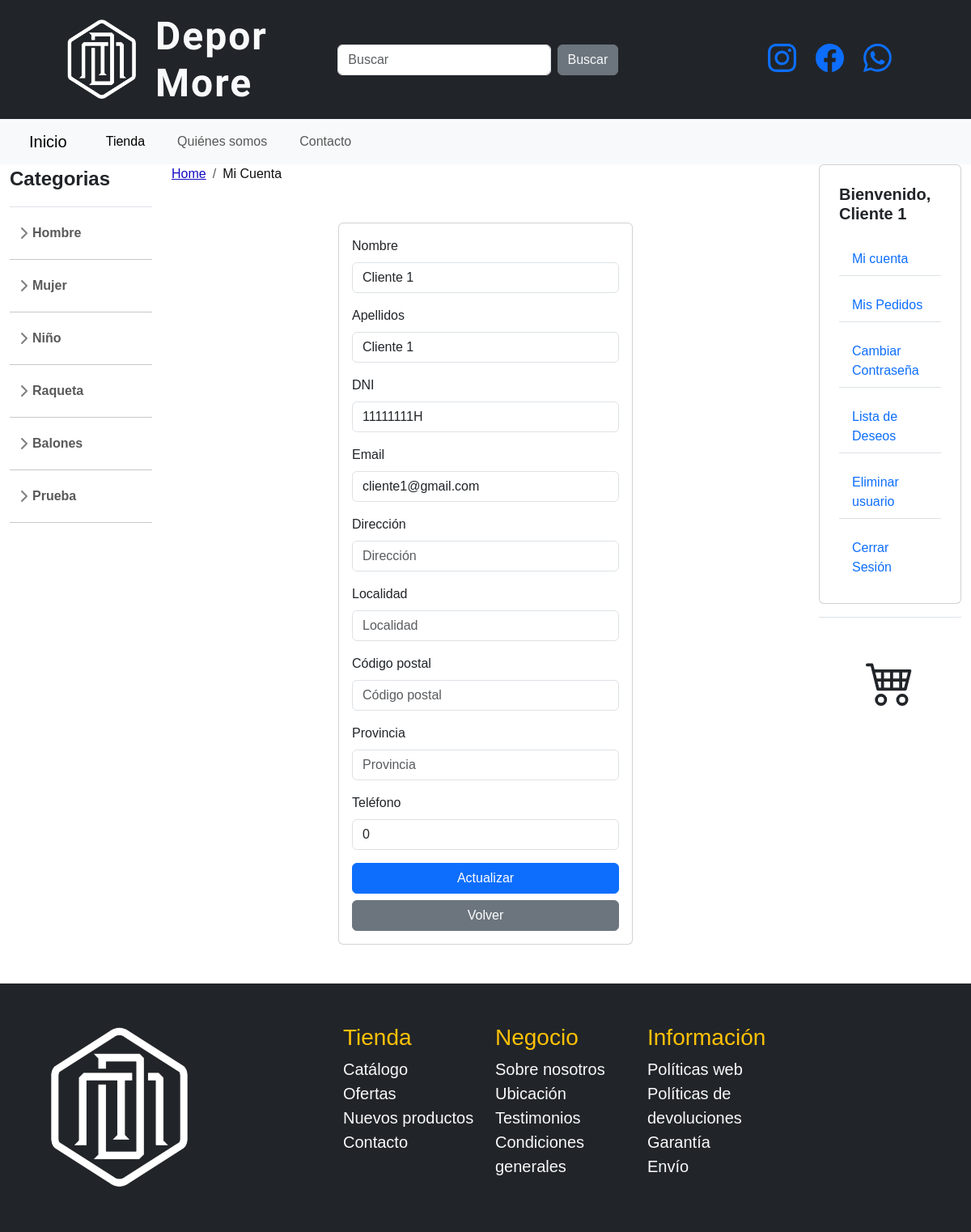
Before: /index.php?page=miCuenta (signed in) with the older database file.
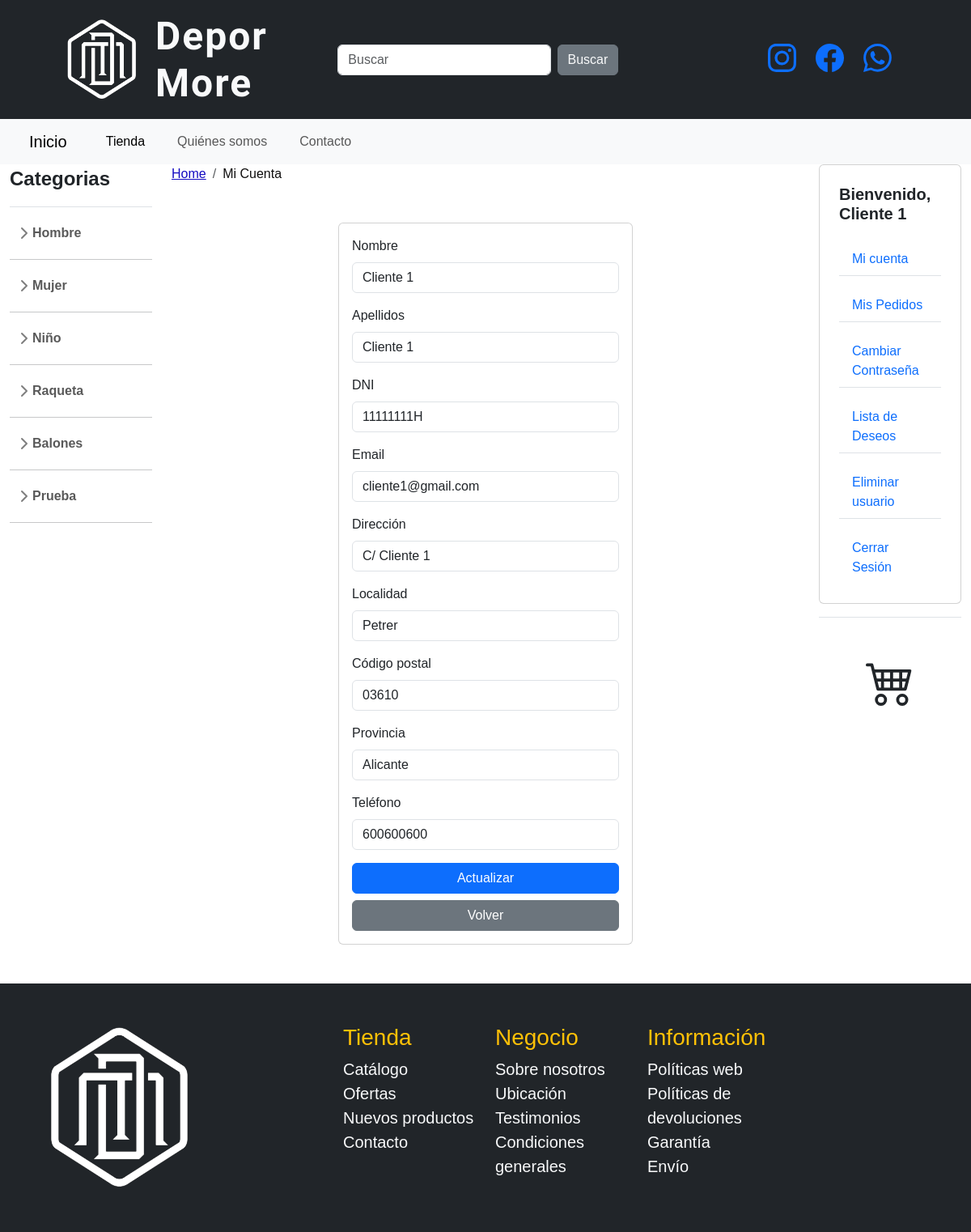
After: the same page with the newer database file.
### tables this page shows
CREATE TABLE `categorias` (
  `id_cat` int(11) NOT NULL,
  `cod_cat` varchar(5) NOT NULL,
  `nom_cat` varchar(30) NOT NULL,
  `cod_sub` varchar(5) NOT NULL,
  `nom_sub` varchar(30) NOT NULL,
  `activo` enum('S','N') DEFAULT 'S'
);

CREATE TABLE `usuarios` (
  `id` int(5) NOT NULL,
  `dni` varchar(9) NOT NULL,
  `nombre` varchar(30) NOT NULL,
  `apellidos` varchar(50) NOT NULL,
  `direccion` varchar(50) NOT NULL,
  `localidad` varchar(30) NOT NULL,
  `cpostal` varchar(5) NOT NULL,
  `provincia` varchar(30) NOT NULL,
  `telefono` int(9) NOT NULL,
  `rol` enum('cliente','empleado','administrador') NOT NULL,
  `email` varchar(80) NOT NULL,
  `password` varchar(200) NOT NULL,
  `activo` enum('S','N') NOT NULL
);

### pagina/miCuenta.php (the view, shortened to what this page needs)
<?php
include './pagina/breadcrumb.php';
echo $breadcrumbs;
$email_usuario = $_SESSION['email'];
$conexionDB = new ConexionDB(DB_HOST, DB_USER, DB_PASS, DB_NAME);
$conn = $conexionDB->obtenerConexion();
$sql = "SELECT * FROM usuarios WHERE email=?";
$stmt = $conn->prepare($sql);
$stmt->bind_param("s", $email_usuario);
$stmt->execute();
$resultado = $stmt->get_result();
if ($resultado->num_rows == 1) {
    $fila = $resultado->fetch_assoc();
    $nombre = $fila["nombre"];
    $apellidos = $fila["apellidos"];
    $dni = $fila["dni"];
    $email = $fila["email"];
    $direccion = $fila["direccion"];
    $localidad = $fila["localidad"];
    $cpostal = $fila["cpostal"];
    $provincia = $fila["provincia"];
    $telefono = $fila["telefono"];
} else {
    echo "No se encontró el usuario en la base de datos.";
}
?>
<div class="container mt-5 mb-5">
    <div class="row justify-content-center">
        <div class="col-md-6">
            <div class="card">
                <div class="card-body">
                    <form action="./php/actualizar_usuario.php" method="POST">
                        <div class="mb-3">
                            <label for="nombre" class="form-label">Nombre</label>
                            <input type="text" class="form-control" id="nombre" name="nombre" value="<?php echo $nombre; ?>">
                        </div>
                        <div class="mb-3">
                            <label for="apellidos" class="form-label">Apellidos</label>
                            <input type="text" class="form-control" id="apellidos" name="apellidos" value="<?php echo $apellidos; ?>">
                        </div>
                        <div class="mb-3">
                            <label for="dni" class="form-label">DNI</label>
                            <input type="text" class="form-control" id="dni" name="dni" value="<?php echo $dni; ?>" readonly>
                        </div>
                        <div class="mb-3">
                            <label for="email" class="form-label">Email</label>
                            <input type="email" class="form-control" id="email" name="email" value="<?php echo $email; ?>">
                        </div>
                        <div class="mb-3">
                            <label for="direccion" class="form-label">Dirección</label>
                            <input type="text" class="form-control" id="direccion" name="direccion" value="<?php echo $direccion; ?>" placeholder="Dirección" required>
                        </div>
                        <div class="mb-3">
                            <label for="localidad" class="form-label">Localidad</label>
                            <input type="text" class="form-control" id="localidad" name="localidad" value="<?php echo $localidad; ?>" placeholder="Localidad" required>
                        </div>
                        <div class="mb-3">
                            <label for="cpostal" class="form-label">Código postal</label>
                            <input type="text" class="form-control" id="cpostal" name="cpostal" value="<?php echo $cpostal; ?>" pattern="0\d{4}|[1-9]\d{4}" placeholder="Código postal" title="El código postal debe tener 5 dígitos" required>
                        </div>
                        <div class="mb-3">
                            <label for="provincia" class="form-label">Provincia</label>
                            <input type="text" class="form-control" id="provincia" name="provincia" value="<?php echo $provincia; ?>" placeholder="Provincia" required>
                        </div>
                        <div class="mb-3">
                            <label for="telefono" class="form-label">Teléfono</label>
                            <input type="tel" class="form-control" id="telefono" name="telefono" pattern="[9|6|7][0-9]{8}" minlength="9" value="<?php echo $telefono; ?>" placeholder="Teléfono" required>
                        </div>
                        <div class="d-grid gap-2">
                            <button type="submit" class="btn btn-primary">Actualizar</button>
                            <a href="index.php" class="btn btn-secondary">Volver</a>
                        </div>
                    </form>
                </div>
            </div>
        </div>
    </div>
</div>

### index.php (shortened to what this page needs)
<!DOCTYPE html>
<html lang="es">
<head>
    <link href="https://cdn.jsdelivr.net/npm/bootstrap@5.3.0/dist/css/bootstrap.min.css" rel="stylesheet">
    <link rel="stylesheet" href="./css/estilos.css">
    <link rel="stylesheet" href="./css/styles.css">
    <link rel="stylesheet" href="sidebars.css">
</head>
<body>
    <?php include './pagina/cabecera.php'; ?>
    <div class="container-fluid">
        <div class="row">
            <div class="col-lg-2 col-md-12 col-sm-12">
                <?php include './pagina/lateral_izq.php'; ?>
            </div>
            <div class="col-lg-8 col-md-12 col-sm-12">
                <?php
                include './pagina/ruta.php';
                handle_request();
                ?>
            </div>
            <div class="col-lg-2 col-md-12 col-sm-12">
                <?php
                if (isset($_SESSION['rol'])) {
                    switch ($_SESSION['rol']) {
                        case 'cliente':
                            include './pagina/loginCliente.php';
                            break;
                    }
                } else {
                    include './pagina/lateral_der.php';
                }
                ?>
            </div>
        </div>
    </div>
    <footer>
        <?php include './pagina/footer.php'; ?>
    </footer>
</body>
</html>

### pagina/cabecera.php (shortened to what this page needs)
<div class="container-fluid">
    <div class="cabecera">
        <div class="row align-items-center bg-dark text-light p-3">
            <div class="col-lg-4 col-md-12 mb-3 mb-lg-0">
                <div class="d-flex align-items-center ms-lg-5">
                    <img src="./imagenes/logo/LOGO.png" alt="Logo" width="100" class="d-inline-block align-top me-3">
                    <h1 class="mb-0 custom-h1">Depor More</h1>
                </div>
            </div>
            <div class="col-lg-5 col-md-12 d-flex justify-content-center justify-content-lg-start mt-3 mt-lg-0">
                <form class="d-flex w-75" action="index.php?page=principal" method="post">
                    <input class="form-control me-2 flex-grow-1" type="search" placeholder="Buscar" aria-label="Buscar" name="q">
                    <button class="btn btn-secondary text-light" type="submit">Buscar</button>
                </form>
            </div>
            <div class="col-lg-3 col-md-12 d-flex justify-content-center mt-3 mt-lg-0">
                <div class="icono-header d-flex justify-content-lg-end">
                    <div class="col-sd-12 d-inline-block me-4">
                        <a href="https://www.instagram.com/" target="_blank" class="text-decoration-none">
                        </a>
                    </div>
                    <div class="col-sd-12 d-inline-block me-4">
                        <a href="https://www.facebook.com/" target="_blank" class="text-decoration-none">
                        </a>
                    </div>
                    <div class="col-sd-12 d-inline-block me-4">
                        <a href="https://www.whatsapp.com/" target="_blank" class="text-decoration-none">
                        </a>
                    </div>
                </div>
            </div>
        </div>
    </div>
    <div class="row">
        <nav class="navbar navbar-expand-lg navbar-light bg-light">
            <div class="container-fluid">
                <a class="navbar-brand ms-4" href="index.php?page=inicio">Inicio</a>
                <div class="collapse navbar-collapse" id="navbarSupportedContent">
                    <ul class="navbar-nav me-auto mb-2 mb-lg-0">
                        <li class="nav-item">
                            <a class="nav-link ms-4 active" aria-current="page" href="index.php?page=tienda">Tienda</a>
                        </li>
                        <li class="nav-item">
                            <a class="nav-link ms-4" href="index.php?page=somos">Quiénes somos</a>
                        </li>
                        <li class="nav-item">
                            <a class="nav-link ms-4" href="index.php?page=contacto">Contacto</a>
                        </li>
                    </ul>
                </div>
            </div>
        </nav>
    </div>
</div>

### pagina/lateral_izq.php (shortened to what this page needs)
<?php
$conexionDB = new ConexionDB(DB_HOST, DB_USER, DB_PASS, DB_NAME);
$conn = $conexionDB->obtenerConexion();
$sql = "SELECT * FROM categorias WHERE activo = 'S' ORDER BY cod_cat, cod_sub";
$resultado = $conn->query($sql);
$categorias = array();
if ($resultado->num_rows > 0) {
    while ($fila = $resultado->fetch_assoc()) {
        $categoria = $fila['nom_cat'];
        $subcategoria = $fila['nom_sub'];
        $categorias[$categoria][] = $subcategoria;
    }
}
echo '<a class="d-flex align-items-center pb-3 mb-3 link-dark text-decoration-none border-bottom">';
echo '<span class="fs-4 fw-semibold">Categorias</span>';
echo '</a>';
echo '<ul class="list-unstyled ps-0">';
foreach ($categorias as $categoria => $subcategorias) {
    echo '<li class="mb-1">';
    echo '<button class="btn btn-toggle align-items-center rounded collapsed" data-bs-toggle="collapse" data-bs-target="#' . strtolower(str_replace(' ', '-', $categoria)) . '-collapse" aria-expanded="false">' . $categoria . '</button>';
    echo '</li>';
    echo '<hr class="d-none d-sm-block" >';
}
echo '</ul>';
?>

### pagina/ruta.php (shortened to what this page needs)
<?php
function handle_request()
{
    global $pages;
    $page = isset($_GET['page']) ? $_GET['page'] : 'inicio';
    if (array_key_exists($page, $pages)) {
        $page_path = __DIR__ . '/' . $pages[$page];
        include $page_path;
    } else {
        include __DIR__ . '/principal.php';
    }
}

### pagina/breadcrumb.php (shortened to what this page needs)
<?php
$current_page = isset($_GET['page']) ? $_GET['page'] : 'inicio';
$breadcrumbs = '<nav aria-label="breadcrumb"><ol class="breadcrumb">';
$breadcrumbs .= '<li class="breadcrumb-item active custom-style"><a href="index.php?page=inicio">Home</a></li>';
foreach ($pages as $page => $label) {
    if ($page === $current_page) {
        $breadcrumbs .= '<li class="breadcrumb-item active custom-style">' . $label . '</li>';
        break;
    }
}
$breadcrumbs .= '</ol></nav>';
?>

### pagina/loginCliente.php (shortened to what this page needs)
<?php
if (isset($_SESSION['nombre_usuario'])) {
    $nombre = $_SESSION['nombre_usuario'];
}
?>
<div class="card">
    <div class="card-body p-4">
        <h3 class="card-title fw-bold fs-5">Bienvenido, <?php echo isset($nombre) ? $nombre : 'Usuario'; ?></h3>
        <ul class="list-group list-group-flush">
            <li class="list-group-item pt-4"><a href="index.php?page=miCuenta" class="text-decoration-none">Mi cuenta</a></li>
            <li class="list-group-item pt-4"><a href="index.php?page=misPedidos" class="text-decoration-none">Mis Pedidos</a></li>
            <li class="list-group-item pt-4"><a href="index.php?page=cambiarPassword" class="text-decoration-none">Cambiar Contraseña</a></li>
            <li class="list-group-item pt-4"><a href="index.php?page=listaDeseos" class="text-decoration-none">Lista de Deseos</a></li>
            <li class="list-group-item pt-4"><a href="index.php?page=bajaUsuario" class="text-decoration-none">Eliminar usuario</a></li>
            <li class="list-group-item pt-4"><a href="./php/cerrarSesion.php" class="text-decoration-none">Cerrar Sesión</a></li>
        </ul>
    </div>
</div>
<div class="border-top my-3 pb-3 pt-5">
    <div class="col-12 d-flex justify-content-center align-items-center">
        <a href="index.php?page=carrito" class="btn btn-transparent p-0">
        </a>
    </div>
</div>

### pagina/footer.php (shortened to what this page needs)
<div class="container-fluid bg-dark text-light p-5">
    <div class="row align-items-center">
        <div class="col-md-4">
            <div class="imagen footer-logo">
                <img src="./imagenes/logo/LOGO.png" width="200" height="auto" class="img-fluid d-none d-md-inline" alt="logo_empresa">
            </div>
        </div>
        <div class="col-md-6">
            <div class="row">
                <div class="footer-section col-md-4">
                    <h3 class="text-warning">Tienda</h3>
                    <ul class="list-unstyled text-md-start">
                        <li><a class="text-light text-decoration-none fs-5" href="#">Catálogo</a></li>
                        <li><a class="text-light text-decoration-none fs-5" href="#">Ofertas</a></li>
                        <li><a class="text-light text-decoration-none fs-5" href="#">Nuevos productos</a></li>
                        <li><a class="text-light text-decoration-none fs-5" href="#">Contacto</a></li>
                    </ul>
                </div>
                <div class="footer-section col-md-4">
                    <h3 class="text-warning">Negocio</h3>
                    <ul class="list-unstyled text-md-start">
                        <li><a class="text-light text-decoration-none fs-5" href="#">Sobre nosotros</a></li>
                        <li><a class="text-light text-decoration-none fs-5" href="#">Ubicación</a></li>
                        <li><a class="text-light text-decoration-none fs-5" href="#">Testimonios</a></li>
                        <li><a class="text-light text-decoration-none fs-5" href="#">Condiciones generales</a></li>
                    </ul>
                </div>
                <div class="footer-section col-md-4">
                    <h3 class="text-warning">Información</h3>
                    <ul class="list-unstyled text-md-start">
                        <li><a class="text-light text-decoration-none fs-5" href="#">Políticas web</a></li>
                        <li><a class="text-light text-decoration-none fs-5" href="#">Políticas de devoluciones</a></li>
                        <li><a class="text-light text-decoration-none fs-5" href="#">Garantía</a></li>
                        <li><a class="text-light text-decoration-none fs-5" href="#">Envío</a></li>
                    </ul>
                </div>
            </div>
        </div>
    </div>
</div>

### css/estilos.css (style rules this page uses)
.breadcrumb-item.custom-style.active { color: #0f0e0e; text-decoration: none; }
.breadcrumb-item.custom-style a { color: #140bc2; }

### css/styles.css (style rules this page uses)
body { margin: 0; padding: 0; font-family: 'Arial', sans-serif; box-sizing: border-box; }
.custom-h1 { font-family: "Protest Guerrilla", sans-serif; font-size: 3rem; font-weight: bold; font-style: normal; letter-spacing: 2px; }

### sidebars.css (style rules this page uses)
body { min-height: 100vh; min-height: -webkit-fill-available; }
html { height: -webkit-fill-available; }
.bi { vertical-align: -.125em; pointer-events: none; fill: currentColor; }
.btn-toggle { display: inline-flex; align-items: center; padding: .25rem .5rem; font-weight: 600; color: rgba(0, 0, 0, .65); background-color: transparent; border: 0; }
.btn-toggle::before { width: 1.25em; line-height: 0; transition: transform .35s ease; transform-origin: .5em 50%; }
.fw-semibold { font-weight: 600; }

Changed rows visible on the page:
changed usuarios "Cliente 1": direccion (not shown) → "C/ Cliente 1"; localidad (not shown) → "Petrer"; cpostal (not shown) → "03610"; provincia (not shown) → "Alicante"; telefono "0" → "600600600"
